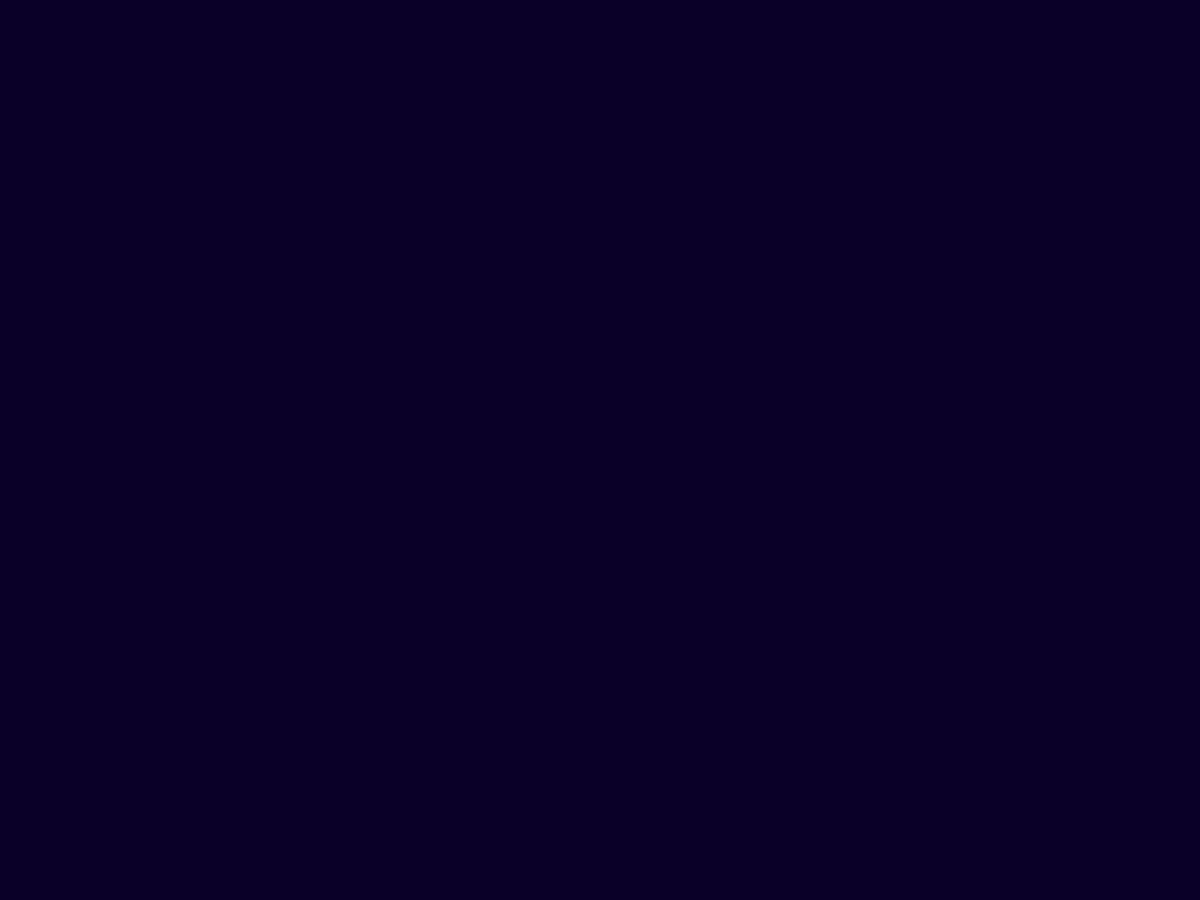
Frame 1 (no input)
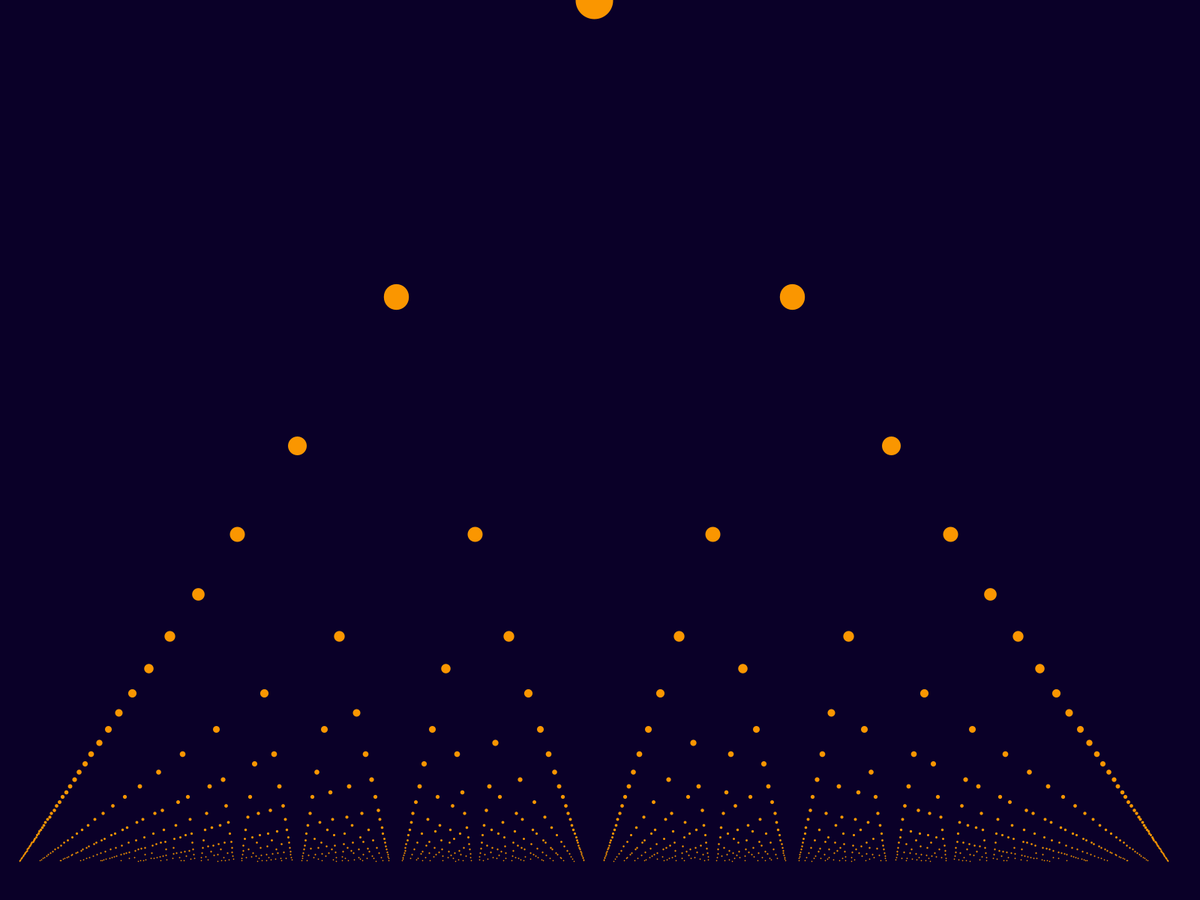
Frame 60 (the mouse pressed at the canvas centre just before this capture)
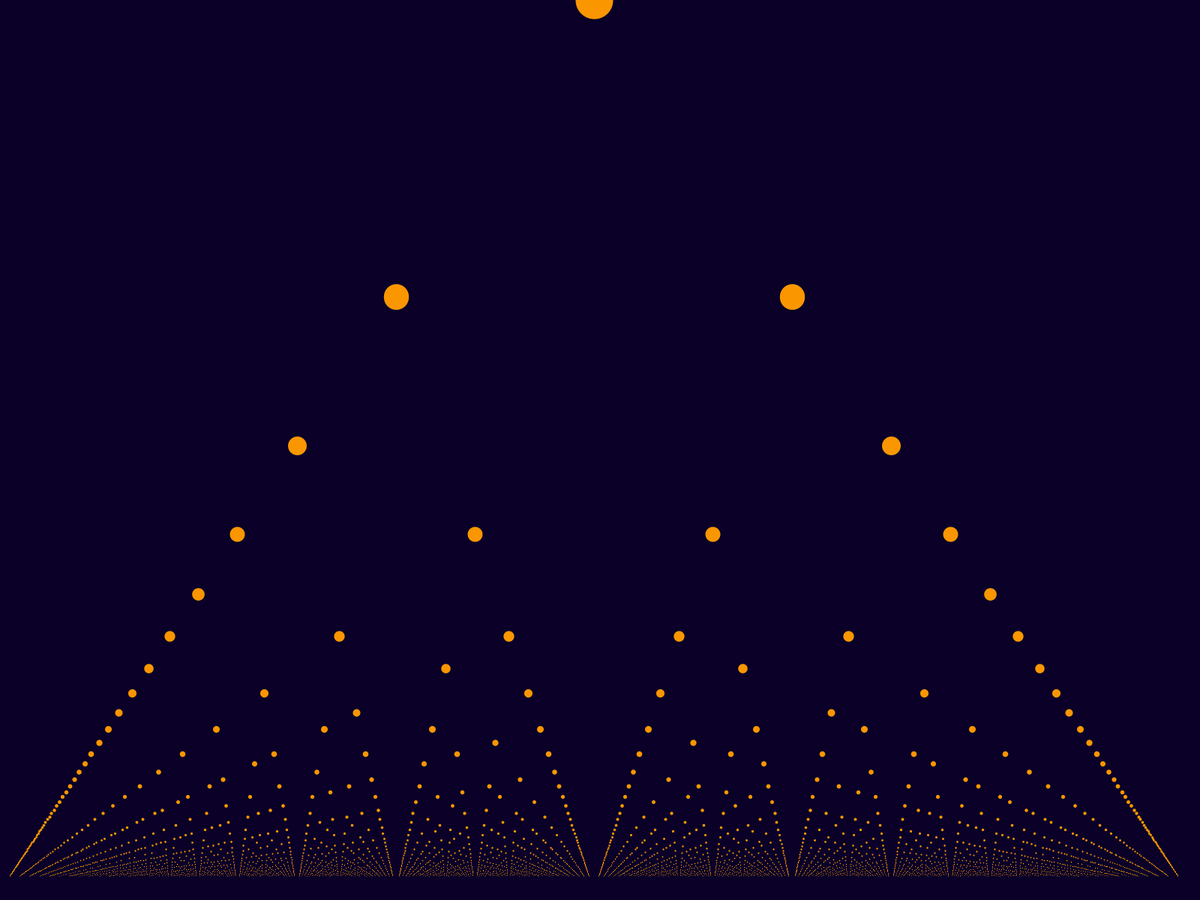
Frame 120 (the mouse held since frame 60 and released just before this capture)

The Processing sketch that drew these frames (run headless with seeded random() and noise(); from frame 60 on, the mouse is pressed at the canvas centre):

// Processing sketch: fractional_triangle
// ── fractional_triangle.pde
void setup(){
  fullScreen();
  //frameRate(1);
  background(10,0,40);
  stroke(250,150,0);
}

// [-1,1]
/*void draw(){
  float edge = 0.01;
  translate(width*0.5,0);
  int den = frameCount;
  float y = (height*0.5*edge)+(height*(1.0-edge))*(1-1.0/den);
  float dx = ((width*(1.0-edge))*0.5)*(1.0/den);
  
  for(int i=0; i<=den; ++i){
    if(gcd(i, den)==1){
      strokeWeight(100.0/(den+1));
      point(i*dx,y);
      point(-i*dx,y);
    }
  }
}*/

// ]0,1[
void draw(){
  float edge = 0.01;
  translate(0,-height);
  int den = frameCount;
  float y = (height*edge)+2*(height*(1.0-edge))*(1-1.0/den);
  float dx = ((width*(1.0-edge)))*(1.0/den);
  
  for(int i=0+1; i<den; ++i){
    if(gcd(i, den)==1){
      strokeWeight(100.0/(den));
      point(i*dx,y);
    }
  }
}

int gcd(int a, int b){
    if(b!=0) return gcd(b, a % b);
    else return a;
}
